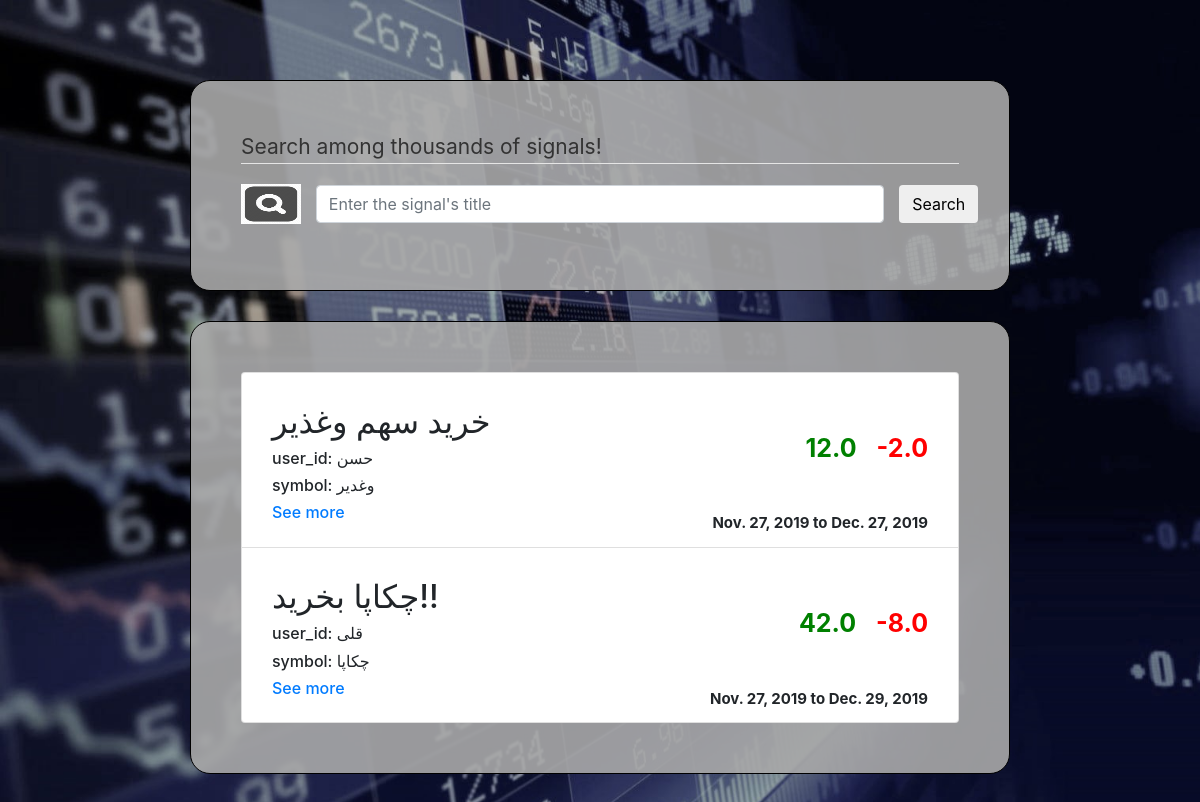
The app's page /signal/search, older data.
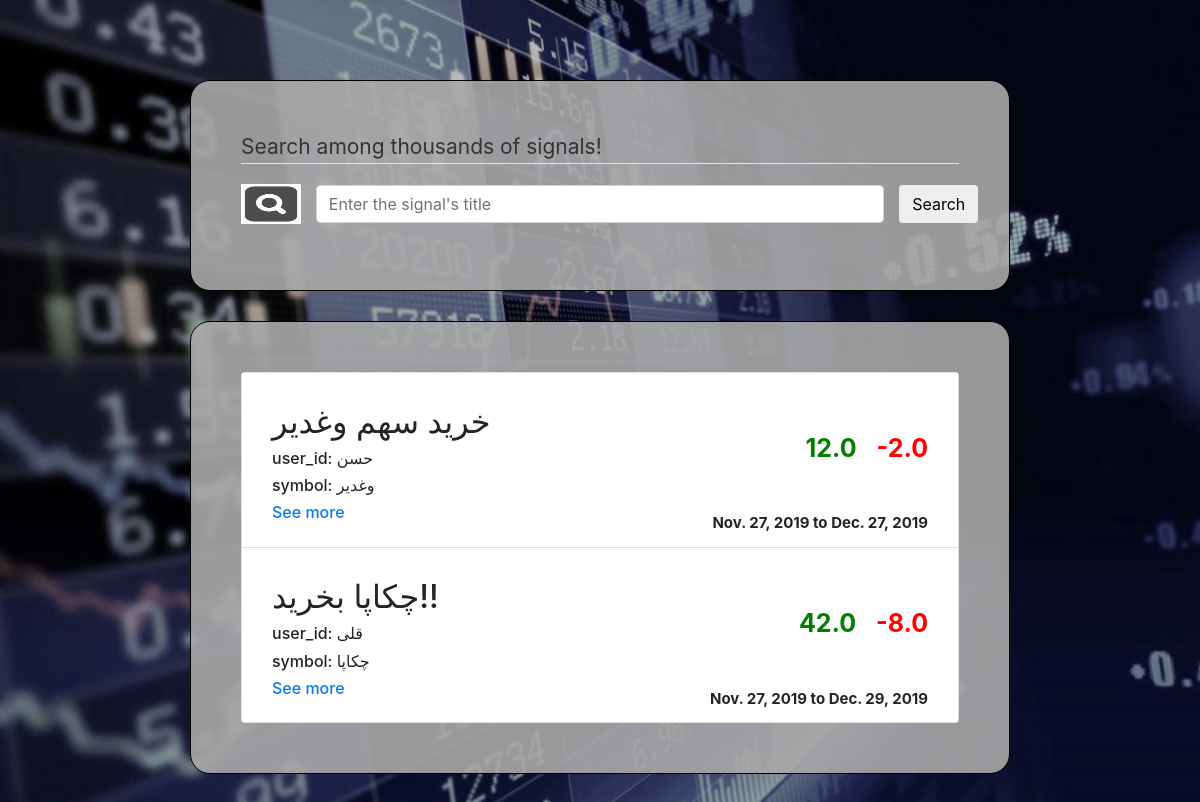
The same page, newer data.
### advertisement/models.py (models this page shows, shortened)
class Signal(models.Model):
    title = models.CharField(max_length=80)
    user_id = models.CharField(max_length=80)
    is_succeeded = models.BooleanField(default=None, blank=True, null=True)
    profit = models.FloatField(default=None, blank=True, null=True)
    start_date = models.DateField()
    close_date = models.DateField()
    expected_return = models.FloatField()
    expected_risk = models.FloatField()
    symbol = models.ForeignKey('Symbol', on_delete=models.CASCADE)
    signaler = models.ForeignKey('Signaler', on_delete=models.CASCADE)

class Symbol(models.Model):
    name = models.CharField(max_length=30)
    def __str__(self):
        return self.name

### advertisement/views.py (the view, shortened to what this page needs)
# urls.py: path('search', views.search, name='search'),
def search(request):
    if request.method == 'GET':
        form = SearchForm()
        ads = Signal.objects.all()
        return render(request, '../templates/search.html', {
            'ads': ads,
            'form': form
        })

### advertisement/forms.py
class SearchForm(forms.Form):
    title = forms.CharField(label='Signal Title', max_length=80,
                            widget=forms.TextInput(
                                attrs={'class': 'form-control', 'placeholder': 'Enter the signal\'s title'}))

### templates/search.html (shortened to what this page needs)
<!DOCTYPE html>
<html lang="en">
{% load staticfiles %}
<head>
    <link rel="stylesheet" href="https://maxcdn.bootstrapcdn.com/bootstrap/4.0.0/css/bootstrap.min.css">
    <link rel="stylesheet" href="{% static 'style.css' %}">
</head>
<body>
<div class="grid">
    <div class="row">
        <div class="col-xs-10 col-md-8 col-lg-8 col-sm-8 offset-xs-1 offset-md-2 offset-lg-2 offset-sm-2 the-box">
            <div class="well bs-component">
                <form method="post" class="form-horizontal">
                    <fieldset>
                        <legend>Search among thousands of signals!</legend>
                        <div class="form-group" style="display: flex; align-items: center;">
                            <img class="col-xs-1 col-sm-1 col-md-1 col-lg-1 control-label"
                                 src="../static/search-icon.png" alt="search icon"
                                 style="width: 40px; height: 40px; padding: 0"/>
                            <div class="col-xs-10 col-sm-10 col-md-10 col-lg-10">{{ form.title }}</div>
                            <button type="submit" value="continue" onclick="location.href='{% url 'search' %}'"
                                    class="btn btn-default">Search
                            </button>
                        </div>
                    </fieldset>
                </form>
            </div>
        </div>
        <div class="col-xs-10 col-md-8 col-lg-8 col-sm-8 offset-xs-1 offset-md-2 offset-lg-2 offset-sm-2 the-box
                list-group table-of-contents" style="margin-top: 30px">
            {% for ad in ads %}
                <div class="list-group-item" onclick="">
                    <div style="display: flex; justify-content: space-between">
                        <div style="float: left; flex-grow: 1" class="search-res">
                            <h2>{{ ad.title }}</h2>
                            <h6>user_id: {{ ad.user_id }}</h6>
                            <h6>symbol: {{ ad.symbol }}</h6>
                            <h6><a href={% url 'advertisement_detail' ad.id %}>See more</a></h6>
                        </div>
                        <p style="float: right; margin: auto 10px; font-size: 25px; font-weight: bold; color: green">{{ ad.expected_return }}</p>
                        <p style="float: right; margin: auto 10px; font-size: 25px; font-weight: bold; color: red">{{ ad.expected_risk }}</p>
                    </div>
                    <p style="float: right; margin: auto 10px; font-size: 15px; font-weight: bold">{{ ad.start_date }} to {{ ad.close_date }}</p>
                </div>
            {% endfor %}
        </div>
    </div>
</div>
</body>
</html>

Row changes from the older to the newer data that the page shows:
changed Signal "حسن": title "خرید سهم وغذیر" → "خرید سهم وغدیر"
